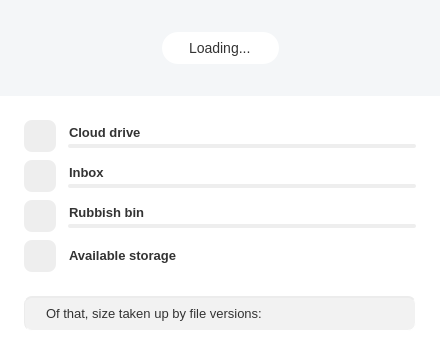
<?xml version="1.0" encoding="UTF-8"?>
<ui version="4.0">
 <class>AccountDetailsDialog</class>
 <widget class="QDialog" name="AccountDetailsDialog">
  <property name="enabled">
   <bool>true</bool>
  </property>
  <property name="geometry">
   <rect>
    <x>0</x>
    <y>0</y>
    <width>440</width>
    <height>314</height>
   </rect>
  </property>
  <property name="minimumSize">
   <size>
    <width>0</width>
    <height>0</height>
   </size>
  </property>
  <property name="maximumSize">
   <size>
    <width>16777215</width>
    <height>16777215</height>
   </size>
  </property>
  <property name="windowTitle">
   <string>Account usage details</string>
  </property>
  <property name="windowIcon">
   <iconset theme="mega">
    <normaloff>.</normaloff>.</iconset>
  </property>
  <property name="styleSheet">
   <string notr="true">
#AccountDetailsDialog
{
    border-radius: 0 0 4px 4px;
    background-color: #FFFFFF;
}

/* Config all labels */
QLabel
{
    font-family: &quot;Lato&quot;;
}

#sHeader
{
    background-color: #F4F6F8;
    height: 96px;
    width: 440px;
    height: 96px;
    width: 440px;
    max-height: 96px;
    min-height: 96px;
    max-width:440px;
    min-width:440px;
}

#lCloudDrive, #lInbox, #lRubbish, #lStorage, #lTransfer, #lAvailable
{
  color: #333333;
  font-size: 13px;
  font-weight: bold;
}

#lStorage, #lTransfer
{
  qproperty-alignment: 'AlignLeft | AlignVCenter';
}

#wCloudDrive, #wRubbish, #wInbox
{
    height: 32px;
    max-height: 32px;
    min-height: 32px;
}

#wCloudDrive, #wRubbish, #wInbox, QProgressBar, #lUsedCloudDrive, #lUsedInbox,  #lUsedRubbish, #lUsedByVersions, #lAvailableStorage
{
    margin-right: 24px;
}

#lStorage, #lTransfer, #lUsedStorage, #lUsedTransfer
{
    margin-left: 6px;
}

#lStorage, #lTransfer
{
    padding-bottom: 4px;
}

#lCloudDrive, #lInbox, #lRubbish, #lAvailable
{
    margin-left: 10px;
    qproperty-alignment: 'AlignLeft | AlignBottom';
}

QProgressBar
{
    margin-left: 12px;
}

#lUsedCloudDrive, #lUsedInbox,  #lUsedRubbish, #lUsedByVersions, #lAvailableStorage
{
  color: #333333;
  font-size: 13px;
  padding-right: 4px;
}

#lUsedCloudDrive, #lUsedInbox, #lUsedRubbish
{
    qproperty-alignment: 'AlignRight | AlignBottom';
}

#lUsedByVersions, #lAvailableStorage
{
    qproperty-alignment: 'AlignRight | AlignVCenter';
}

#wDetailedUsage
{
    min-height: 120px;
}

#AccountDetailsDialog[storageState=&quot;warning&quot;] #wDetailedUsage QProgressBar::chunk
{
  background-color: #FF993B;
}

#AccountDetailsDialog[storageState=&quot;full&quot;] #wDetailedUsage  QProgressBar::chunk
{
  background-color: #FF5646;
}

#AccountDetailsDialog[storageState=&quot;warning&quot;] #lUsedStorage
{
  color: #F98400;
}

#AccountDetailsDialog[storageState=&quot;full&quot;] #lUsedStorage
{
  color: #D90007;
}

#AccountDetailsDialog[transferState=&quot;warning&quot;] #lUsedTransfer
{
  color: #F98400;
}

#AccountDetailsDialog[transferState=&quot;full&quot;] #lUsedTransfer
{
  color: #D90007;
}

#lUsedStorage, #lUsedTransfer
{
  color: #333333;
  font-size: 13px;
  qproperty-alignment: AlignRight;
}

#lTotalStorage, #lTotalTransfer
{
  color: #8d8d8e;
  font-size: 13px;
  qproperty-alignment: AlignLeft;
}

#wDetailedUsage QPushButton
{
    margin-left: 24px;
    height: 32px;
    width: 32px;
    min-width: 32px;
    min-height: 32px;
    max-width: 32px;
    max-height: 32px;
    border-radius: 8px;
    background-color: #EEEEEE;
    qproperty-iconSize: 24px;
}

#bCloudDrive
{
    qproperty-icon : url(:/images/account_details/Cloud_Drive_24_ico.png);
}

#bInbox
{
    qproperty-icon : url(:/images/account_details/Inbox_24_ico.png);
}

#bRubbish
{
    qproperty-icon : url(:/images/account_details/Bin_24_ico.png);
}

#bAvailable
{
    qproperty-icon : url(:/images/account_details/available_storage.png);
}

#lVersionIcon
{
    qproperty-icon : url(:/images/account_details/versions.png);
	padding-left:4px;
}

#lLoading
{
    border-radius: 16px;
    background-color: white;
    height: 32px;
    max-height: 32px;
    min-height: 32px;
    max-width:440px;
    min-width:10px;
    font-size: 14px;
    color: #333333;
    padding-left:24px;
    padding-right:24px;
    qproperty-alignment: 'AlignVCenter | AlignHCenter';
}

#pLoading, #pStorageAndTransferUsage
{
    height: 96px;
    width: 440px;
    max-height: 96px;
    min-height: 96px;
    max-width:440px;
    min-width:440px;
}

QProgressBar
{
    height: 4px;
    min-height: 4px;
    max-height: 4px;
    border:0px;
    border-radius: 2px;
    background-color: #EEEEEE;
    margin-bottom: 4px;
}

QProgressBar::chunk
{
  background-color: #6FD7FF;
  border-radius: 2px;
  border:0px;
}

#wSizeVersions
{
    background-color: #F2F2F2;
    border-radius: 8px;
    margin-left: 24px;
    margin-right: 24px;
    margin-bottom: 26px;
    height: 32px;
    max-height: 32px;
    min-height: 32px;
    border-top: 2px inset #ECECEC;
    border-left: 1px inset #ECECEC;
    border-right: 1px inset #ECECEC;
    border-bottom: 1px inset #ECECEC;
}

#lVersions
{
    color: #333333;
    font-size: 13px;
    padding-left: 8px;
}

#wSizeVersions QLabel
{
    margin-bottom: 26px;
}

#AccountDetailsDialog[loading=true]  #sHeader
{
    /* Loading page */
    qproperty-currentIndex: 0;
}

#AccountDetailsDialog[loading=false]  #sHeader
{
    /* Usage page */
    qproperty-currentIndex: 1;
}

#AccountDetailsDialog[accountType=&quot;free&quot;] #pStorageAndTransferUsage QStackedWidget, #AccountDetailsDialog[accountType=&quot;pro&quot;] #pStorageAndTransferUsage QStackedWidget
{
    /* Business account pages */
    qproperty-currentIndex: 0;
}

#AccountDetailsDialog[accountType=&quot;business&quot;]  #pStorageAndTransferUsage QStackedWidget
{
    /* Non-business account pages */
    qproperty-currentIndex: 1;
}

#sStorage, #sTransfer
{
    height: 52px;
    width: 56px;
    min-height: 52px;
    min-width: 56px;
    max-height: 52px;
    max-width: 56px;
    margin-left: 24px;
}

#wStorageUsage, #wTransferUsage
{
    height: 96px;
    width: 219px;
    max-height: 96px;
    min-height: 96px;
    max-width:219px;
    min-width:219px;
}

#wStorageUsage
{
    border-right: 1px solid white;
}

#wTransferUsage
{
    border-left: 1px solid white;
}

#pStorageAndTransferUsage QPushButton
{
    qproperty-iconSize: 44px;
    border:0px;
}

#AccountDetailsDialog[accountType=&quot;business&quot;] #bBusinessStorage
{
    qproperty-icon :url(:/images/storage_for_business.png);
}

#AccountDetailsDialog[accountType=&quot;business&quot;]  #bBusinessTransfer
{
    qproperty-icon :url(:/images/transfer_for_business.png);
}
</string>
  </property>
  <property name="sizeGripEnabled">
   <bool>false</bool>
  </property>
  <property name="modal">
   <bool>false</bool>
  </property>
  <layout class="QVBoxLayout" name="layoutWidget">
   <property name="spacing">
    <number>0</number>
   </property>
   <property name="sizeConstraint">
    <enum>QLayout::SetFixedSize</enum>
   </property>
   <property name="leftMargin">
    <number>0</number>
   </property>
   <property name="topMargin">
    <number>0</number>
   </property>
   <property name="rightMargin">
    <number>0</number>
   </property>
   <property name="bottomMargin">
    <number>0</number>
   </property>
   <item>
    <widget class="QStackedWidget" name="sHeader">
     <widget class="QWidget" name="pLoading">
      <layout class="QGridLayout" name="gridLayout">
       <property name="leftMargin">
        <number>0</number>
       </property>
       <property name="topMargin">
        <number>0</number>
       </property>
       <property name="rightMargin">
        <number>0</number>
       </property>
       <property name="bottomMargin">
        <number>0</number>
       </property>
       <property name="spacing">
        <number>0</number>
       </property>
       <item row="2" column="1">
        <spacer name="verticalSpacer_6">
         <property name="orientation">
          <enum>Qt::Vertical</enum>
         </property>
         <property name="sizeHint" stdset="0">
          <size>
           <width>103</width>
           <height>16</height>
          </size>
         </property>
        </spacer>
       </item>
       <item row="0" column="1">
        <spacer name="verticalSpacer_5">
         <property name="orientation">
          <enum>Qt::Vertical</enum>
         </property>
         <property name="sizeHint" stdset="0">
          <size>
           <width>103</width>
           <height>16</height>
          </size>
         </property>
        </spacer>
       </item>
       <item row="1" column="1">
        <widget class="QLabel" name="lLoading">
         <property name="sizePolicy">
          <sizepolicy hsizetype="Minimum" vsizetype="Preferred">
           <horstretch>0</horstretch>
           <verstretch>0</verstretch>
          </sizepolicy>
         </property>
         <property name="text">
          <string>Loading...</string>
         </property>
        </widget>
       </item>
       <item row="1" column="0">
        <spacer name="horizontalSpacer_7">
         <property name="orientation">
          <enum>Qt::Horizontal</enum>
         </property>
         <property name="sizeHint" stdset="0">
          <size>
           <width>40</width>
           <height>20</height>
          </size>
         </property>
        </spacer>
       </item>
       <item row="1" column="2">
        <spacer name="horizontalSpacer_8">
         <property name="orientation">
          <enum>Qt::Horizontal</enum>
         </property>
         <property name="sizeHint" stdset="0">
          <size>
           <width>40</width>
           <height>20</height>
          </size>
         </property>
        </spacer>
       </item>
      </layout>
     </widget>
     <widget class="QWidget" name="pStorageAndTransferUsage">
      <layout class="QHBoxLayout" name="horizontalLayout_22">
       <property name="spacing">
        <number>0</number>
       </property>
       <property name="leftMargin">
        <number>0</number>
       </property>
       <property name="topMargin">
        <number>0</number>
       </property>
       <property name="rightMargin">
        <number>0</number>
       </property>
       <property name="bottomMargin">
        <number>0</number>
       </property>
       <item>
        <widget class="QWidget" name="wStorageUsage" native="true">
         <layout class="QHBoxLayout" name="horizontalLayout_23">
          <property name="spacing">
           <number>0</number>
          </property>
          <property name="leftMargin">
           <number>0</number>
          </property>
          <property name="topMargin">
           <number>0</number>
          </property>
          <property name="rightMargin">
           <number>0</number>
          </property>
          <property name="bottomMargin">
           <number>0</number>
          </property>
          <item>
           <widget class="QStackedWidget" name="sStorage">
            <widget class="CircularUsageProgressBar" name="wCircularStorage"/>
            <widget class="QWidget" name="wBusinessStorage">
             <layout class="QHBoxLayout" name="horizontalLayout_24">
              <property name="spacing">
               <number>0</number>
              </property>
              <property name="leftMargin">
               <number>0</number>
              </property>
              <property name="topMargin">
               <number>0</number>
              </property>
              <property name="rightMargin">
               <number>0</number>
              </property>
              <property name="bottomMargin">
               <number>0</number>
              </property>
              <item>
               <widget class="QPushButton" name="bBusinessStorage"/>
              </item>
             </layout>
            </widget>
           </widget>
          </item>
          <item>
           <widget class="QWidget" name="wStorageDetails" native="true">
            <layout class="QVBoxLayout" name="verticalLayout_2">
             <property name="spacing">
              <number>0</number>
             </property>
             <property name="leftMargin">
              <number>0</number>
             </property>
             <property name="topMargin">
              <number>0</number>
             </property>
             <property name="rightMargin">
              <number>0</number>
             </property>
             <property name="bottomMargin">
              <number>0</number>
             </property>
             <item>
              <spacer name="verticalSpacer">
               <property name="orientation">
                <enum>Qt::Vertical</enum>
               </property>
               <property name="sizeHint" stdset="0">
                <size>
                 <width>20</width>
                 <height>40</height>
                </size>
               </property>
              </spacer>
             </item>
             <item>
              <widget class="QLabel" name="lStorage">
               <property name="text">
                <string>Storage</string>
               </property>
              </widget>
             </item>
             <item>
              <layout class="QHBoxLayout" name="horizontalLayout_2">
               <property name="spacing">
                <number>0</number>
               </property>
               <item>
                <widget class="QLabel" name="lUsedStorage"/>
               </item>
               <item>
                <widget class="QLabel" name="lTotalStorage"/>
               </item>
               <item>
                <spacer name="horizontalSpacer">
                 <property name="orientation">
                  <enum>Qt::Horizontal</enum>
                 </property>
                 <property name="sizeHint" stdset="0">
                  <size>
                   <width>40</width>
                   <height>20</height>
                  </size>
                 </property>
                </spacer>
               </item>
              </layout>
             </item>
             <item>
              <spacer name="verticalSpacer_2">
               <property name="orientation">
                <enum>Qt::Vertical</enum>
               </property>
               <property name="sizeHint" stdset="0">
                <size>
                 <width>20</width>
                 <height>40</height>
                </size>
               </property>
              </spacer>
             </item>
            </layout>
           </widget>
          </item>
         </layout>
        </widget>
       </item>
       <item>
        <widget class="QWidget" name="wTransferUsage" native="true">
         <layout class="QHBoxLayout" name="horizontalLayout_25">
          <property name="spacing">
           <number>0</number>
          </property>
          <property name="leftMargin">
           <number>0</number>
          </property>
          <property name="topMargin">
           <number>0</number>
          </property>
          <property name="rightMargin">
           <number>0</number>
          </property>
          <property name="bottomMargin">
           <number>0</number>
          </property>
          <item>
           <widget class="QStackedWidget" name="sTransfer">
            <widget class="CircularUsageProgressBar" name="wCircularTransfer"/>
            <widget class="QWidget" name="wBusinessTransfer">
             <layout class="QHBoxLayout" name="horizontalLayout_26">
              <property name="spacing">
               <number>0</number>
              </property>
              <property name="leftMargin">
               <number>0</number>
              </property>
              <property name="topMargin">
               <number>0</number>
              </property>
              <property name="rightMargin">
               <number>0</number>
              </property>
              <property name="bottomMargin">
               <number>0</number>
              </property>
              <item>
               <widget class="QPushButton" name="bBusinessTransfer"/>
              </item>
             </layout>
            </widget>
           </widget>
          </item>
          <item>
           <widget class="QWidget" name="wTransferDetails" native="true">
            <layout class="QVBoxLayout" name="verticalLayout_14">
             <property name="spacing">
              <number>0</number>
             </property>
             <property name="leftMargin">
              <number>0</number>
             </property>
             <property name="topMargin">
              <number>0</number>
             </property>
             <property name="rightMargin">
              <number>0</number>
             </property>
             <property name="bottomMargin">
              <number>0</number>
             </property>
             <item>
              <spacer name="verticalSpacer_3">
               <property name="orientation">
                <enum>Qt::Vertical</enum>
               </property>
               <property name="sizeHint" stdset="0">
                <size>
                 <width>20</width>
                 <height>40</height>
                </size>
               </property>
              </spacer>
             </item>
             <item>
              <widget class="QLabel" name="lTransfer">
               <property name="text">
                <string>Transfer</string>
               </property>
              </widget>
             </item>
             <item>
              <layout class="QHBoxLayout" name="horizontalLayout_5">
               <property name="spacing">
                <number>0</number>
               </property>
               <item>
                <widget class="QLabel" name="lUsedTransfer"/>
               </item>
               <item>
                <widget class="QLabel" name="lTotalTransfer"/>
               </item>
               <item>
                <spacer name="horizontalSpacer_2">
                 <property name="orientation">
                  <enum>Qt::Horizontal</enum>
                 </property>
                 <property name="sizeHint" stdset="0">
                  <size>
                   <width>40</width>
                   <height>20</height>
                  </size>
                 </property>
                </spacer>
               </item>
              </layout>
             </item>
             <item>
              <spacer name="verticalSpacer_4">
               <property name="orientation">
                <enum>Qt::Vertical</enum>
               </property>
               <property name="sizeHint" stdset="0">
                <size>
                 <width>20</width>
                 <height>40</height>
                </size>
               </property>
              </spacer>
             </item>
            </layout>
           </widget>
          </item>
         </layout>
        </widget>
       </item>
      </layout>
     </widget>
    </widget>
   </item>
   <item>
    <widget class="QWidget" name="wDetailedUsage" native="true">
     <property name="maximumSize">
      <size>
       <width>16777215</width>
       <height>16777215</height>
      </size>
     </property>
     <layout class="QVBoxLayout" name="wDetailedUsageLayout">
      <property name="spacing">
       <number>8</number>
      </property>
      <property name="leftMargin">
       <number>0</number>
      </property>
      <property name="topMargin">
       <number>24</number>
      </property>
      <property name="rightMargin">
       <number>0</number>
      </property>
      <property name="bottomMargin">
       <number>24</number>
      </property>
      <item>
       <widget class="QWidget" name="wCloudDrive" native="true">
        <layout class="QHBoxLayout" name="horizontalLayout">
         <property name="spacing">
          <number>0</number>
         </property>
         <property name="leftMargin">
          <number>0</number>
         </property>
         <property name="topMargin">
          <number>0</number>
         </property>
         <property name="rightMargin">
          <number>0</number>
         </property>
         <property name="bottomMargin">
          <number>0</number>
         </property>
         <item>
          <widget class="QPushButton" name="bCloudDrive"/>
         </item>
         <item>
          <layout class="QVBoxLayout" name="verticalLayout">
           <property name="spacing">
            <number>0</number>
           </property>
           <item>
            <layout class="QHBoxLayout" name="horizontalLayout_3">
             <property name="spacing">
              <number>0</number>
             </property>
             <item>
              <widget class="QLabel" name="lCloudDrive">
               <property name="text">
                <string>Cloud drive</string>
               </property>
              </widget>
             </item>
             <item>
              <widget class="QLabel" name="lUsedCloudDrive"/>
             </item>
            </layout>
           </item>
           <item>
            <widget class="QProgressBar" name="pbCloudDrive">
             <property name="value">
              <number>0</number>
             </property>
             <property name="textVisible">
              <bool>false</bool>
             </property>
            </widget>
           </item>
          </layout>
         </item>
        </layout>
       </widget>
      </item>
      <item>
       <widget class="QWidget" name="wInbox" native="true">
        <layout class="QHBoxLayout" name="horizontalLayout_21">
         <property name="spacing">
          <number>0</number>
         </property>
         <property name="leftMargin">
          <number>0</number>
         </property>
         <property name="topMargin">
          <number>0</number>
         </property>
         <property name="rightMargin">
          <number>0</number>
         </property>
         <property name="bottomMargin">
          <number>0</number>
         </property>
         <item>
          <widget class="QPushButton" name="bInbox"/>
         </item>
         <item>
          <layout class="QVBoxLayout" name="verticalLayout_20">
           <property name="spacing">
            <number>0</number>
           </property>
           <item>
            <layout class="QHBoxLayout" name="horizontalLayout_30">
             <property name="spacing">
              <number>0</number>
             </property>
             <item>
              <widget class="QLabel" name="lInbox">
               <property name="text">
                <string>Inbox</string>
               </property>
              </widget>
             </item>
             <item>
              <widget class="QLabel" name="lUsedInbox"/>
             </item>
            </layout>
           </item>
           <item>
            <widget class="QProgressBar" name="pbInbox">
             <property name="value">
              <number>0</number>
             </property>
             <property name="textVisible">
              <bool>false</bool>
             </property>
            </widget>
           </item>
          </layout>
         </item>
        </layout>
       </widget>
      </item>
      <item>
       <widget class="QWidget" name="wRubbish" native="true">
        <layout class="QHBoxLayout" name="horizontalLayout_7">
         <property name="spacing">
          <number>0</number>
         </property>
         <property name="leftMargin">
          <number>0</number>
         </property>
         <property name="topMargin">
          <number>0</number>
         </property>
         <property name="rightMargin">
          <number>0</number>
         </property>
         <property name="bottomMargin">
          <number>0</number>
         </property>
         <item>
          <widget class="QPushButton" name="bRubbish"/>
         </item>
         <item>
          <layout class="QVBoxLayout" name="verticalLayout_3">
           <property name="spacing">
            <number>0</number>
           </property>
           <item>
            <layout class="QHBoxLayout" name="horizontalLayout_4">
             <property name="spacing">
              <number>0</number>
             </property>
             <item>
              <widget class="QLabel" name="lRubbish">
               <property name="text">
                <string>Rubbish bin</string>
               </property>
              </widget>
             </item>
             <item>
              <widget class="QLabel" name="lUsedRubbish"/>
             </item>
            </layout>
           </item>
           <item>
            <widget class="QProgressBar" name="pbRubbish">
             <property name="value">
              <number>0</number>
             </property>
             <property name="textVisible">
              <bool>false</bool>
             </property>
            </widget>
           </item>
          </layout>
         </item>
        </layout>
       </widget>
      </item>
      <item>
       <widget class="QWidget" name="wAvailable" native="true">
        <property name="sizePolicy">
         <sizepolicy hsizetype="Preferred" vsizetype="Fixed">
          <horstretch>0</horstretch>
          <verstretch>0</verstretch>
         </sizepolicy>
        </property>
        <property name="minimumSize">
         <size>
          <width>0</width>
          <height>32</height>
         </size>
        </property>
        <property name="maximumSize">
         <size>
          <width>16777215</width>
          <height>32</height>
         </size>
        </property>
        <layout class="QHBoxLayout" name="horizontalLayout_12">
         <property name="spacing">
          <number>0</number>
         </property>
         <property name="leftMargin">
          <number>0</number>
         </property>
         <property name="topMargin">
          <number>0</number>
         </property>
         <property name="rightMargin">
          <number>0</number>
         </property>
         <property name="bottomMargin">
          <number>0</number>
         </property>
         <item>
          <widget class="QPushButton" name="bAvailable">
           <property name="sizePolicy">
            <sizepolicy hsizetype="Fixed" vsizetype="Fixed">
             <horstretch>0</horstretch>
             <verstretch>0</verstretch>
            </sizepolicy>
           </property>
           <property name="minimumSize">
            <size>
             <width>56</width>
             <height>32</height>
            </size>
           </property>
           <property name="maximumSize">
            <size>
             <width>56</width>
             <height>32</height>
            </size>
           </property>
           <property name="iconSize">
            <size>
             <width>24</width>
             <height>24</height>
            </size>
           </property>
          </widget>
         </item>
         <item>
          <layout class="QHBoxLayout" name="horizontalLayout_13">
           <property name="spacing">
            <number>0</number>
           </property>
           <item alignment="Qt::AlignVCenter">
            <widget class="QLabel" name="lAvailable">
             <property name="text">
              <string>Available storage</string>
             </property>
            </widget>
           </item>
           <item>
            <widget class="QLabel" name="lAvailableStorage"/>
           </item>
          </layout>
         </item>
        </layout>
       </widget>
      </item>
     </layout>
    </widget>
   </item>
   <item>
    <widget class="QWidget" name="wSizeVersions" native="true">
     <layout class="QHBoxLayout" name="horizontalLayout_6">
      <property name="spacing">
       <number>0</number>
      </property>
      <property name="leftMargin">
       <number>24</number>
      </property>
      <property name="topMargin">
       <number>0</number>
      </property>
      <property name="rightMargin">
       <number>0</number>
      </property>
      <property name="bottomMargin">
       <number>0</number>
      </property>
      <item>
       <widget class="QLabel" name="lVersionIcon">
        <property name="text">
         <string/>
        </property>
       </widget>
      </item>
      <item>
       <widget class="QLabel" name="lVersions">
        <property name="sizePolicy">
         <sizepolicy hsizetype="Expanding" vsizetype="Preferred">
          <horstretch>0</horstretch>
          <verstretch>0</verstretch>
         </sizepolicy>
        </property>
        <property name="text">
         <string>Of that, size taken up by file versions:</string>
        </property>
        <property name="wordWrap">
         <bool>true</bool>
        </property>
       </widget>
      </item>
      <item>
       <widget class="QLabel" name="lUsedByVersions"/>
      </item>
     </layout>
    </widget>
   </item>
  </layout>
 </widget>
 <customwidgets>
  <customwidget>
   <class>CircularUsageProgressBar</class>
   <extends>QWidget</extends>
   <header>CircularUsageProgressBar.h</header>
   <container>1</container>
  </customwidget>
 </customwidgets>
 <resources/>
 <connections/>
</ui>
